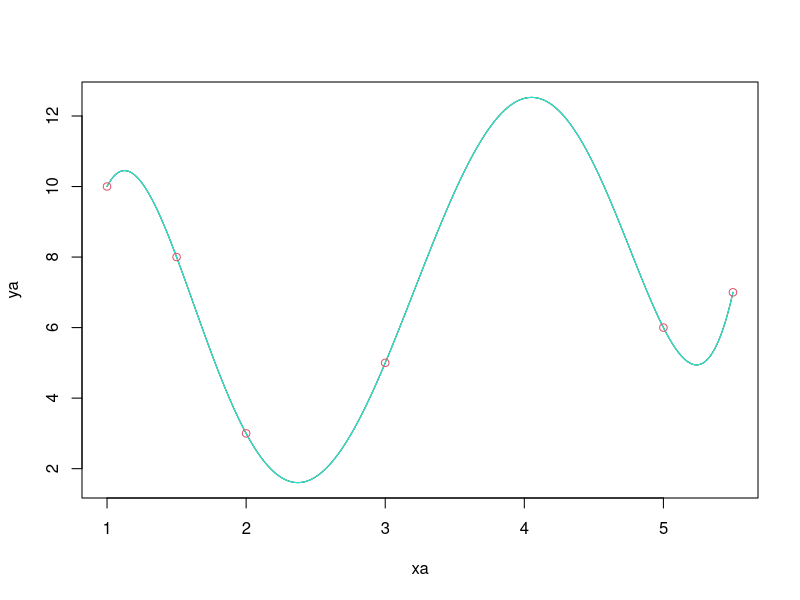

The R source for this figure:
Horner<-function(a,x){
  n<-length(a)
  y<-a[n]
  for(i in (n-1):1){
    y<-y*x+a[i]
  }
  return(y)
}
Newton<-function(x,y){
  n<-length(x)
  c<-y
  for(k in 2:n){
    f<-1
    P<-c[1]
    for(i in 1:(k-1)){
      f<-f*(x[k]-x[i])
      if(i<k-1) P<-P+c[i+1]*f
    }
    c[k]<-(c[k]-P)/f
  }
  return(c)
}
HornerN<-function(c,x,x0){
  n<-length(a)
  y<-c[n]
  for(i in (n-1):1){
    y<-y*(x0-x[i])+c[i]
  }
  return(y)
}
Lagrange<-function(x,y,x0){
  n<-length(x)
  sum<-0
  for(i in 1:n){
    l<-1
    for(j in 1:n){
      if(i!=j) l<-l*(x0-x[j])/(x[i]-x[j])
    }
    sum<-sum+l*y[i]
  }
  return(sum)
}
x<-c(1,1.5,2,3,5,5.5)
y<-c(10,8,3,5,6,7)
n<-length(x)
A<-matrix(0,n,n)
A[,1]<-array(1,n)
for(i in 1:n){
  for(j in 2:n){
    A[i,j]<-A[i,j-1]*x[i]
  }
}
a<-solve(A,y)
xa<-seq(min(x),max(x),(max(x)-min(x))/1000)
ya<-Horner(a,xa)
plot(xa,ya,type="l")
ya<-Lagrange(x,y,xa)
lines(xa,ya,col=3)
c<-Newton(x,y)
ya<-HornerN(c,x,xa)
lines(xa,ya,col=5)
points(x,y,col=2)